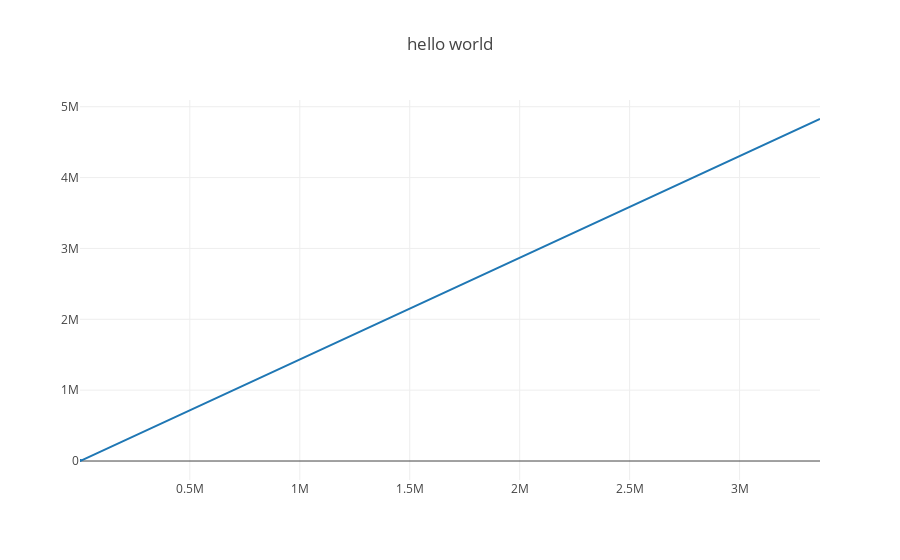

Notebook code for this chart:
### Markdown cell above
'NORTHING', 'EASTING' are on different scales. Consulted the field supervisor for conversions

### Code cell
import plotly
import plotly.graph_objs as go

plotly.offline.init_notebook_mode(connected=True)

plotly.offline.iplot({
    "data": [go.Scatter(x=mask['NORTHING'], y=mask['EASTING'])],
    "layout": go.Layout(title="hello world")
})

### Figure 1 — Plotly figure (JSON) as saved in the notebook; plotly's stock layout.template omitted (floating-point values rounded to 4 significant figures; data arrays with more than 128 entries replaced by an {"elided": "..."} marker saying what was removed)
{"data": [{"type": "scatter", "uid": "8279c771-5134-4d7b-9b99-8eff0683510d", "x": {"elided": "32015 float values"}, "y": {"elided": "32015 float values"}}], "layout": {"title": {"text": "hello world"}}}
